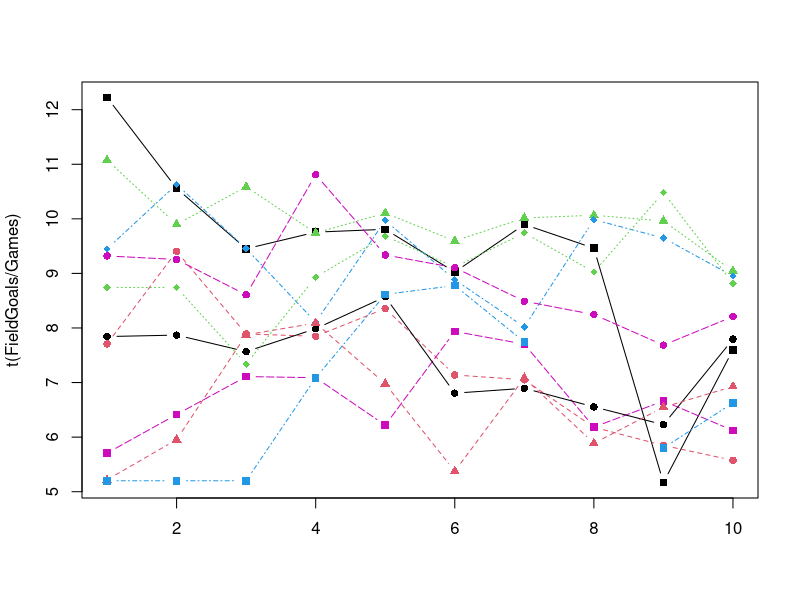

The R script that drew this image: (Note: this script raises an error after producing the figure.)
#Seasons
Seasons <- c("2005","2006","2007","2008","2009","2010","2011","2012","2013","2014")

#Players
Players <- c("KobeBryant","JoeJohnson","LeBronJames","CarmeloAnthony","DwightHoward","ChrisBosh","ChrisPaul","KevinDurant","DerrickRose","DwayneWade")

#Salaries
KobeBryant_Salary <- c(15946875,17718750,19490625,21262500,23034375,24806250,25244493,27849149,30453805,23500000)
JoeJohnson_Salary <- c(12000000,12744189,13488377,14232567,14976754,16324500,18038573,19752645,21466718,23180790)
LeBronJames_Salary <- c(4621800,5828090,13041250,14410581,15779912,14500000,16022500,17545000,19067500,20644400)
CarmeloAnthony_Salary <- c(3713640,4694041,13041250,14410581,15779912,17149243,18518574,19450000,22407474,22458000)
DwightHoward_Salary <- c(4493160,4806720,6061274,13758000,15202590,16647180,18091770,19536360,20513178,21436271)
ChrisBosh_Salary <- c(3348000,4235220,12455000,14410581,15779912,14500000,16022500,17545000,19067500,20644400)
ChrisPaul_Salary <- c(3144240,3380160,3615960,4574189,13520500,14940153,16359805,17779458,18668431,20068563)
KevinDurant_Salary <- c(0,0,4171200,4484040,4796880,6053663,15506632,16669630,17832627,18995624)
DerrickRose_Salary <- c(0,0,0,4822800,5184480,5546160,6993708,16402500,17632688,18862875)
DwayneWade_Salary <- c(3031920,3841443,13041250,14410581,15779912,14200000,15691000,17182000,18673000,15000000)
#Matrix
Salary <- rbind(KobeBryant_Salary, JoeJohnson_Salary, LeBronJames_Salary, CarmeloAnthony_Salary, DwightHoward_Salary, ChrisBosh_Salary, ChrisPaul_Salary, KevinDurant_Salary, DerrickRose_Salary, DwayneWade_Salary)
rm(KobeBryant_Salary, JoeJohnson_Salary, CarmeloAnthony_Salary, DwightHoward_Salary, ChrisBosh_Salary, LeBronJames_Salary, ChrisPaul_Salary, DerrickRose_Salary, DwayneWade_Salary, KevinDurant_Salary)
colnames(Salary) <- Seasons
rownames(Salary) <- Players

#Games 
KobeBryant_G <- c(80,77,82,82,73,82,58,78,6,35)
JoeJohnson_G <- c(82,57,82,79,76,72,60,72,79,80)
LeBronJames_G <- c(79,78,75,81,76,79,62,76,77,69)
CarmeloAnthony_G <- c(80,65,77,66,69,77,55,67,77,40)
DwightHoward_G <- c(82,82,82,79,82,78,54,76,71,41)
ChrisBosh_G <- c(70,69,67,77,70,77,57,74,79,44)
ChrisPaul_G <- c(78,64,80,78,45,80,60,70,62,82)
KevinDurant_G <- c(35,35,80,74,82,78,66,81,81,27)
DerrickRose_G <- c(40,40,40,81,78,81,39,0,10,51)
DwayneWade_G <- c(75,51,51,79,77,76,49,69,54,62)
#Matrix
Games <- rbind(KobeBryant_G, JoeJohnson_G, LeBronJames_G, CarmeloAnthony_G, DwightHoward_G, ChrisBosh_G, ChrisPaul_G, KevinDurant_G, DerrickRose_G, DwayneWade_G)
rm(KobeBryant_G, JoeJohnson_G, CarmeloAnthony_G, DwightHoward_G, ChrisBosh_G, LeBronJames_G, ChrisPaul_G, DerrickRose_G, DwayneWade_G, KevinDurant_G)
colnames(Games) <- Seasons
rownames(Games) <- Players

#Minutes Played
KobeBryant_MP <- c(3277,3140,3192,2960,2835,2779,2232,3013,177,1207)
JoeJohnson_MP <- c(3340,2359,3343,3124,2886,2554,2127,2642,2575,2791)
LeBronJames_MP <- c(3361,3190,3027,3054,2966,3063,2326,2877,2902,2493)
CarmeloAnthony_MP <- c(2941,2486,2806,2277,2634,2751,1876,2482,2982,1428)
DwightHoward_MP <- c(3021,3023,3088,2821,2843,2935,2070,2722,2396,1223)
ChrisBosh_MP <- c(2751,2658,2425,2928,2526,2795,2007,2454,2531,1556)
ChrisPaul_MP <- c(2808,2353,3006,3002,1712,2880,2181,2335,2171,2857)
KevinDurant_MP <- c(1255,1255,2768,2885,3239,3038,2546,3119,3122,913)
DerrickRose_MP <- c(1168,1168,1168,3000,2871,3026,1375,0,311,1530)
DwayneWade_MP <- c(2892,1931,1954,3048,2792,2823,1625,2391,1775,1971)
#Matrix
MinutesPlayed <- rbind(KobeBryant_MP, JoeJohnson_MP, LeBronJames_MP, CarmeloAnthony_MP, DwightHoward_MP, ChrisBosh_MP, ChrisPaul_MP, KevinDurant_MP, DerrickRose_MP, DwayneWade_MP)
rm(KobeBryant_MP, JoeJohnson_MP, CarmeloAnthony_MP, DwightHoward_MP, ChrisBosh_MP, LeBronJames_MP, ChrisPaul_MP, DerrickRose_MP, DwayneWade_MP, KevinDurant_MP)
colnames(MinutesPlayed) <- Seasons
rownames(MinutesPlayed) <- Players

#Field Goals
KobeBryant_FG <- c(978,813,775,800,716,740,574,738,31,266)
JoeJohnson_FG <- c(632,536,647,620,635,514,423,445,462,446)
LeBronJames_FG <- c(875,772,794,789,768,758,621,765,767,624)
CarmeloAnthony_FG <- c(756,691,728,535,688,684,441,669,743,358)
DwightHoward_FG <- c(468,526,583,560,510,619,416,470,473,251)
ChrisBosh_FG <- c(549,543,507,615,600,524,393,485,492,343)
ChrisPaul_FG <- c(407,381,630,631,314,430,425,412,406,568)
KevinDurant_FG <- c(306,306,587,661,794,711,643,731,849,238)
DerrickRose_FG <- c(208,208,208,574,672,711,302,0,58,338)
DwayneWade_FG <- c(699,472,439,854,719,692,416,569,415,509)
#Matrix
FieldGoals <- rbind(KobeBryant_FG, JoeJohnson_FG, LeBronJames_FG, CarmeloAnthony_FG, DwightHoward_FG, ChrisBosh_FG, ChrisPaul_FG, KevinDurant_FG, DerrickRose_FG, DwayneWade_FG)
rm(KobeBryant_FG, JoeJohnson_FG, LeBronJames_FG, CarmeloAnthony_FG, DwightHoward_FG, ChrisBosh_FG, ChrisPaul_FG, KevinDurant_FG, DerrickRose_FG, DwayneWade_FG)
colnames(FieldGoals) <- Seasons
rownames(FieldGoals) <- Players

#Field Goal Attempts
KobeBryant_FGA <- c(2173,1757,1690,1712,1569,1639,1336,1595,73,713)
JoeJohnson_FGA <- c(1395,1139,1497,1420,1386,1161,931,1052,1018,1025)
LeBronJames_FGA <- c(1823,1621,1642,1613,1528,1485,1169,1354,1353,1279)
CarmeloAnthony_FGA <- c(1572,1453,1481,1207,1502,1503,1025,1489,1643,806)
DwightHoward_FGA <- c(881,873,974,979,834,1044,726,813,800,423)
ChrisBosh_FGA <- c(1087,1094,1027,1263,1158,1056,807,907,953,745)
ChrisPaul_FGA <- c(947,871,1291,1255,637,928,890,856,870,1170)
KevinDurant_FGA <- c(647,647,1366,1390,1668,1538,1297,1433,1688,467)
DerrickRose_FGA <- c(436,436,436,1208,1373,1597,695,0,164,835)
DwayneWade_FGA <- c(1413,962,937,1739,1511,1384,837,1093,761,1084)
#Matrix
FieldGoalAttempts <- rbind(KobeBryant_FGA, JoeJohnson_FGA, LeBronJames_FGA, CarmeloAnthony_FGA, DwightHoward_FGA, ChrisBosh_FGA, ChrisPaul_FGA, KevinDurant_FGA, DerrickRose_FGA, DwayneWade_FGA)
rm(KobeBryant_FGA, JoeJohnson_FGA, LeBronJames_FGA, CarmeloAnthony_FGA, DwightHoward_FGA, ChrisBosh_FGA, ChrisPaul_FGA, KevinDurant_FGA, DerrickRose_FGA, DwayneWade_FGA)
colnames(FieldGoalAttempts) <- Seasons
rownames(FieldGoalAttempts) <- Players

#Points
KobeBryant_PTS <- c(2832,2430,2323,2201,1970,2078,1616,2133,83,782)
JoeJohnson_PTS <- c(1653,1426,1779,1688,1619,1312,1129,1170,1245,1154)
LeBronJames_PTS <- c(2478,2132,2250,2304,2258,2111,1683,2036,2089,1743)
CarmeloAnthony_PTS <- c(2122,1881,1978,1504,1943,1970,1245,1920,2112,966)
DwightHoward_PTS <- c(1292,1443,1695,1624,1503,1784,1113,1296,1297,646)
ChrisBosh_PTS <- c(1572,1561,1496,1746,1678,1438,1025,1232,1281,928)
ChrisPaul_PTS <- c(1258,1104,1684,1781,841,1268,1189,1186,1185,1564)
KevinDurant_PTS <- c(903,903,1624,1871,2472,2161,1850,2280,2593,686)
DerrickRose_PTS <- c(597,597,597,1361,1619,2026,852,0,159,904)
DwayneWade_PTS <- c(2040,1397,1254,2386,2045,1941,1082,1463,1028,1331)
#Matrix
Points <- rbind(KobeBryant_PTS, JoeJohnson_PTS, LeBronJames_PTS, CarmeloAnthony_PTS, DwightHoward_PTS, ChrisBosh_PTS, ChrisPaul_PTS, KevinDurant_PTS, DerrickRose_PTS, DwayneWade_PTS)
rm(KobeBryant_PTS, JoeJohnson_PTS, LeBronJames_PTS, CarmeloAnthony_PTS, DwightHoward_PTS, ChrisBosh_PTS, ChrisPaul_PTS, KevinDurant_PTS, DerrickRose_PTS, DwayneWade_PTS)
colnames(Points) <- Seasons
rownames(Points) <- Players

#BASKETBALL TRENDS

#MATRICES - building our first matrix
Salary
Games
MinutesPlayed

#matrix()
mydata <- 1:20
mydata

A <- matrix(mydata,4,5)
A
A[2,3]

B <- matrix(mydata,4,5,byrow=TRUE)
B
B[2,5]

#rbind()
r1 <- c("I","am","happy")
r2 <- c("What","a","day")
r3 <- c(1,2,3)

C <- rbind(r1,r2,r3)
C

D <- cbind(r1,r2,r3)
D

#NAMED VECTORS

Charlie <- 1:5
Charlie

#Give names
names(Charlie) <- c("a","b","c","d","e")
Charlie
Charlie["d"]
names(Charlie)

#Clear names
names(Charlie) <- NULL
Charlie

#Naming Matrix Dimensions 
temp_vec <- rep(c("a","B","zZ"),each = 3)
temp_vec

Bravo <- matrix(temp_vec, 3, 3)
Bravo

rownames(Bravo) <- c("How","are","you?")
Bravo

colnames(Bravo) <- c("X","Y","Z")
Bravo

Bravo["are","Y"] <- 0
Bravo

rownames(Bravo) <- NULL
Bravo

#MATRIX OPERATIONS

round(FieldGoals / Games,1)
round(MinutesPlayed / Games)

#VISUALIZING WITH MATPLOT()
?matplot

t(FieldGoals) #transpose

matplot(t(FieldGoals/Games), type = "b", pch=15:18, col = c(1:4,6))
legends("bottomleft", inset=0.01, legend=Players, col=c(1:4,6), pch=15:18, horiz=F)

matplot(t(FieldGoals/FieldGoalAttempts), type = "b", pch=15:18, col = c(1:4,6))
legends("bottomleft", inset=0.01, legend=Players, col=c(1:4,6), pch=15:18, horiz=F)

#SUBSETTING
x <- c("a","b","c","d","e")
x
x[c(1,5)]
x[1]

Games
Games[1:3,6:10]

Games[c(1,10),]
Games[,c("2008","2009")]

Games[1,]
is.matrix(Games[1,])
is.vector(Games[1,])

Games[1,,drop=FALSE]
is.matrix(Games[1,,drop=FALSE])
is.vector(Games[1,,drop=FALSE])

#VISUALIZING SUBSETS

Data <- MinutesPlayed[1:3,]
matplot(t(Data), type = "b", pch=15:18, col = c(1:4,6))
legend("bottomleft", inset=0.01, legend=Players[1:3], col=c(1:4,6), pch=15:18, horiz=F)

Data <- MinutesPlayed[1,,drop=FALSE]
matplot(t(Data), type = "b", pch=15:18, col = c(1:4,6))
legend("bottomleft", inset=0.01, legend=Players[1], col=c(1:4,6), pch=15:18, horiz=F)

#CREATING OUR FIRST FUNCTION

myplot <- function(data, rows=1:10){
  Data <- data[rows,,drop=FALSE]
  matplot(t(Data), type = "b", pch=15:18, col = c(1:4,6))
  legend("bottomleft", inset=0.01, legend=Players[rows], col=c(1:4,6), pch=15:18, horiz=F)
}

myplot(Salary)

#BASKETBALL INSIGTS

#Salary
myplot(Salary)
myplot(Salary / Games)
myplot(Salary / FieldGoals)

#In-Game Metrics
myplot(MinutesPlayed)
myplot(Points)

#In-Game Metrics Normalized
myplot(FieldGoals / Games)
myplot(FieldGoals / FieldGoalAttempts)
myplot(FieldGoalAttempts / Games)
myplot(Points / Games)

#Interesting Observation
myplot(MinutesPlayed / Games)
myplot(Games)

#Time is Valuable
myplot(FieldGoals / MinutesPlayed)

#Player Style
myplot(Points / FieldGoals)
